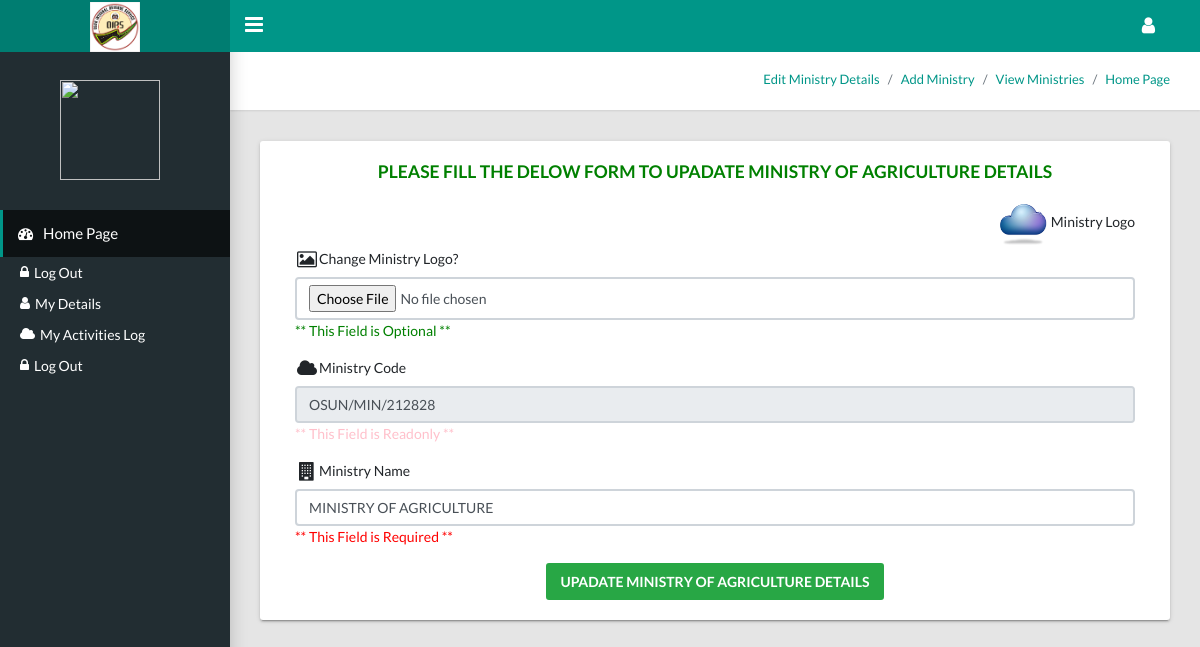
/admin/ict-department/edit-ministry-details.php?ministry_code=OSUN/MIN/212828, run on the app's committed database.
### tables this page shows
CREATE TABLE `ministry` (
  `ministry_id` int(255) NOT NULL,
  `ministry_name` text NOT NULL,
  `ministry_code` varchar(255) NOT NULL,
  `ministry_logo` text NOT NULL,
  `time_added` timestamp NOT NULL DEFAULT current_timestamp() ON UPDATE current_timestamp()
);

### admin/ict-department/libs_dev/local-ministry/local_ministry_class.php (called while the page is built, shortened)
<?php
	class stateMinistry
	{
		public $db;
		function __construct($db)
		{
			$this->db=$db;
		}
		public function gettingMinistryDetails($ministry_code)
		{
			try {
				$gettingMinistry = $this->db->prepare("SELECT * FROM ministry WHERE ministry_code=:ministry_code");
				$getMin = array(':ministry_code'=>$ministry_code);
				$gettingMinistry->execute($getMin);
				$gold = $gettingMinistry->fetch();
				return $gold;
			} catch (PDOException $e) {
				$_SESSION['error'] = $e->getMessage();
			}
		}
	}
?>

### admin/ict-department/edit-ministry-details.php (the view, shortened to what this page needs)
<?php
	require '../header.php';
	require '../side-bar.php';
    require 'libs_dev/local-ministry/local_ministry_class.php';
    $minLocal = new stateMinistry($db);
    $ministry_code = $_GET['ministry_code'];
    $minDetails = $minLocal->gettingMinistryDetails($ministry_code)
?>
<main class="app-content">
    <div class="app-title">
        <ul class="app-breadcrumb breadcrumb">
            <li class="breadcrumb-item active"><a href="edit-ministry-details.php?ministry_code=<?php echo $ministry_code ?>">Edit Ministry Details</a></li>
            <li class="breadcrumb-item active"><a href="add-ministry.php">Add Ministry </a></li>
          	<li class="breadcrumb-item"><a href="view-all-ministries.php">View Ministries </a></li>
          	<li class="breadcrumb-item"><a href="./">Home Page</a></li>
        </ul>
    </div>
    <div class="row">
        <div class="col-md-12">
        </div>
        <div class="col-md-12">
            <div class="tile">
                <div class="row">
                    <div class="col-lg-12">
                        <h5><p align="center" style="color: green">PLEASE FILL THE DELOW FORM TO UPADATE <?php echo $minDetails['ministry_name'] ?> DETAILS</p></h5>
                        <form action="update-ministry-details.php" method="post" enctype="multipart/form-data">
                            <div class="col-lg-12" align="right">
                                <img src="<?php echo 'ministry-logo/'.$minDetails['ministry_logo']; ?>" align="center" style="height:50px; width: 50px;">
                                Ministry Logo
                            </div>
                            <div class="col-lg-12">
                                <div class="form-group">
                                    <label for="exampleInputPassword1"><i class="fa fa-lg fa-fw fa-image"></i>Change Ministry Logo?</label>
                                    <input class="form-control" id="" type="file" name="image" required placeholder="Password">
                                    <span style="color: green">** This Field is Optional **</span>
                                </div>
                            </div>
                            <div class="col-lg-12">
                                <div class="form-group">
                                    <label for="exampleInputEmail1"><i class="fa fa-lg fa-fw fa-cloud"></i>Ministry Code</label>
                                    <input class="form-control" type="text" value="<?php echo $ministry_code?>" readonly placeholder="Enter The Ministry Name">
                                    <span style="color: pink">** This Field is Readonly **</span>
                                </div>
                            </div>
                            <div class="col-lg-12">
                                <div class="form-group">
                                    <label for="exampleInputEmail1"><i class="fa fa-lg fa-fw fa-building"></i>Ministry Name</label>
                                    <input class="form-control" type="text" name="ministry_name" value="<?php echo $minDetails['ministry_name'] ?>" placeholder="Enter The Ministry Name">
                                    <span style="color: red">** This Field is Required **</span>
                                </div>
                            </div>
                            <div class="col-lg-12" align="center">
                                <button class="btn btn-success" name="update-ministry">UPADATE <?php echo $minDetails['ministry_name'] ?> DETAILS</button>
                            </div>
                        </form>
                    </div>
                </div>
            </div>
     </div>
</main>
<?php
	require '../footer.php';
?>

### data on the page
ministry: ministry_name "MINISTRY OF AGRICULTURE", ministry_logo (picture)
